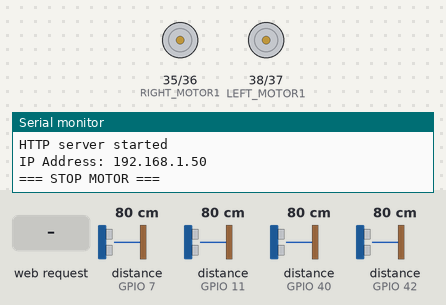
Bench run of a sketch on a simulated ESP32-S3. Parts: motor-driver pin pairs drawn as motors (green arrow = first pin HIGH = forward, orange = second pin HIGH = backward, longer = more drive, scaled by the enable pin), the last lines printed to the serial monitor. The test bench sets the inputs (shaded band); at power-on: distance to the obstacle (sensors on GPIO 11, GPIO 7, GPIO 40, GPIO 42) 80 cm. The echo pulse lasts 58.3 µs per cm; WiFi joins after 1.5 s; servers stay silent unless stated.

Above: at 3.3 s.
3.4 s: HTTP request GET /action?action=1 received
At 3.5 s:
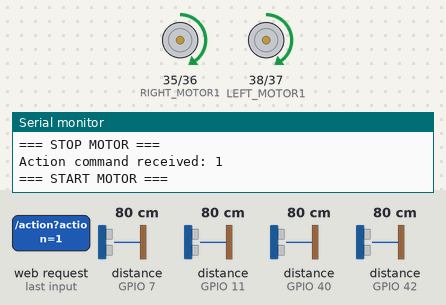
5.1 s: distance to the obstacle (sensor on GPIO 11) set to 63 cm
6.7 s: distance to the obstacle (sensor on GPIO 11) set to 57 cm
At 7.74 s:
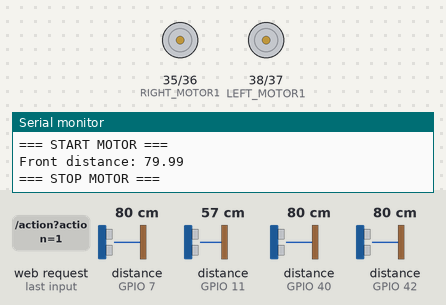
9.7 s: HTTP request GET /turn?turn=1 received
At 10.28 s:
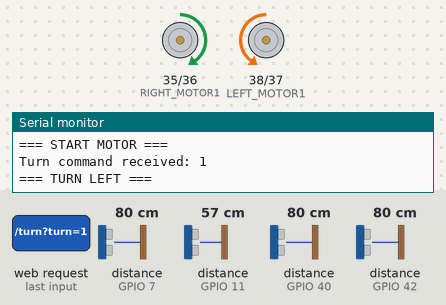
12.7 s: HTTP request GET /action?action=0 received
14.3 s: HTTP request GET /turn?turn=2 received
At 14.6 s:
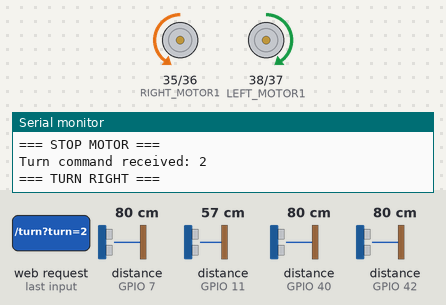
Timing chart, 0 to 16.8 s (numbered marks = the images above; inputs shaded):
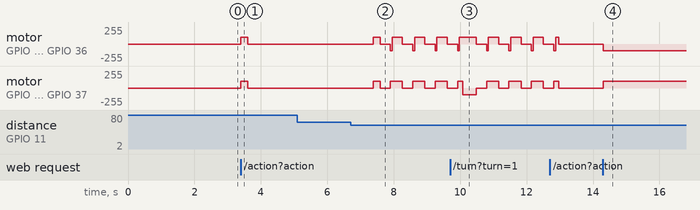

Measured:
- the behaviour switches between 61 and 60 cm on distance to the obstacle (sensor on GPIO 11) (found by bisection; images 1 and 2)
- after the input at 3.4 s, motor on GPIO 35 (RIGHT_MOTOR1) / GPIO 36 (RIGHT_MOTOR2), motor on GPIO 38 (LEFT_MOTOR1) / GPIO 37 (LEFT_MOTOR2): stopped → forward 100/255 at once, → stopped 0.21 s later
- after the input at 14.3 s, motor on GPIO 35 (RIGHT_MOTOR1) / GPIO 36 (RIGHT_MOTOR2): stopped → backward 100/255 at once; motor on GPIO 38 (LEFT_MOTOR1) / GPIO 37 (LEFT_MOTOR2): stopped → forward 100/255 at once

The sketch:

WebServerCarControl.ino
```cpp
#include <WiFi.h>
#include <WebServer.h>

// Your own wifi credentials
const char* ssid = "**********";
const char* password = "**********";

// create web server on port 80
WebServer server(80);

// Define pin numbers
#define ULTRA_TRIG 15
#define ULTRA_BACK 11     // Back
#define ULTRA_FRONT 42    // Front-mid
#define ULTRA_LEFT 7      // Front-left
#define ULTRA_RIGHT 40    // Front-right

#define LEFT_MOTOR1 38
#define LEFT_MOTOR2 37
#define RIGHT_MOTOR1 35
#define RIGHT_MOTOR2 36
#define LEFT_MOTORen 21
#define RIGHT_MOTORen 20

#define LED 3

// Define distance thresholds
#define FRONT_DMAX 80
#define BACK_DMAX 60

// Define durations
#define LEFT_TURN_MS 200
#define RIGHT_TURN_MS 300
#define LEFT_DUCK_MS 3
#define RIGHT_DUCK_MS 3
#define STOP_WAIT_MS 500

#define ULTRA_TIMEOUT 300000

float receive;
float duration, distance;
float front_distance, back_distance;
float left_distance, right_distance;
String current_status = "Idle";
int machine_on = 0;   // 0: off, 1: on

void setup() {
  // NOTE: Please ensure the baud rate matches with the serial monitor
  Serial.begin(115200);

  // Connect to Wi-Fi
  connectToWiFi();

  // Start the server
  server.on("/", handleRoot);
  server.on("/status", handleStatus);
  server.on("/action", handleAction);
  server.on("/turn", handleTurn);
  server.begin();
  Serial.println("HTTP server started");

  Serial.print("IP Address: ");
  Serial.println(WiFi.localIP());

  // Ultrasonic sensor pins
  pinMode(ULTRA_TRIG, OUTPUT);
  pinMode(ULTRA_BACK, INPUT);
  pinMode(ULTRA_FRONT, INPUT);
  pinMode(ULTRA_LEFT, INPUT);
  pinMode(ULTRA_RIGHT, INPUT);

  // Motor pins
  pinMode(LEFT_MOTOR1, OUTPUT);
  pinMode(LEFT_MOTOR2, OUTPUT);
  pinMode(RIGHT_MOTOR1, OUTPUT);
  pinMode(RIGHT_MOTOR2, OUTPUT);
  pinMode(LEFT_MOTORen, OUTPUT);
  pinMode(RIGHT_MOTORen, OUTPUT);

  // Motor speed
  analogWrite(LEFT_MOTORen, 100);
  analogWrite(RIGHT_MOTORen, 100);

  stop_motor();   // Ensure motors are stopped initially
}

void loop() {
  server.handleClient();
  if (WiFi.status() != WL_CONNECTED) {
    connectToWiFi();
  }
  if (machine_on) {
    detect();
  }
}

void connectToWiFi() {
  Serial.println("Connecting to WiFi...");
  WiFi.begin(ssid, password);
  while (WiFi.status() != WL_CONNECTED) {
    delay(1000);
    Serial.print(".");
  }
  Serial.println("\nConnected to WiFi");
  Serial.print("IP Address: ");
  Serial.println(WiFi.localIP());
}

void handleRoot() {
  String message = "<html><body>";
  message += "<h1>ESP32 Car Status</h1>";
  message += "<p>Status: <span id='current_status'>" + current_status + "</span></p>";
  message += "<p>Front distance: <span id='front_distance'>" + String(front_distance) + " cm</span></p>";
  message += "<p>Back distance: <span id='back_distance'>" + String(back_distance) + " cm</span></p>";
  message += "<p>Left distance: <span id='left_distance'>" + String(left_distance) + " cm</span></p>";
  message += "<p>Right distance: <span id='right_distance'>" + String(right_distance) + " cm</span></p>";
  message += "<script>";
  message += "function fetchData() {";
  message += "  fetch('/status').then(response => response.text()).then(data => {";
  message += "    const parts = data.split(';');";
  message += "    document.getElementById('current_status').innerText = parts[0];";
  message += "    document.getElementById('front_distance').innerText = parts[1] + ' cm';";
  message += "    document.getElementById('back_distance').innerText = parts[2] + ' cm';";
  message += "    document.getElementById('left_distance').innerText = parts[3] + ' cm';";
  message += "    document.getElementById('right_distance').innerText = parts[4] + ' cm';";
  message += "  });";
  message += "}";
  message += "setInterval(fetchData, 1000);"; // Fetch data every second
  message += "</script>";
  message += "</body></html>";
  server.send(200, "text/html", message);
}

// Handles requests for the status of the ESP32 car
void handleStatus() {
  String message = current_status + ";";
  message += String(front_distance) + ";";
  message += String(back_distance) + ";";
  message += String(left_distance) + ";";
  message += String(right_distance);
  server.send(200, "text/plain", message);
}

void handleAction() {
  if (server.hasArg("action")) {
    String action = server.arg("action");
    Serial.print("Action command received: ");
    Serial.println(action);
    if (action == "1") {
      start_motor();
    } else if (action == "0") {
      stop_motor();
    }
    server.send(200, "text/plain", "Action command received");
  } else {
    server.send(400, "text/plain", "Bad Request");
  }
}

void handleTurn() {
  if (server.hasArg("turn")) {
    String turn = server.arg("turn");
    Serial.print("Turn command received: ");
    Serial.println(turn);
    if (turn == "1") {
      turn_left(LEFT_TURN_MS);
    } else if (turn == "2") {
      turn_right(RIGHT_TURN_MS);
    }
    server.send(200, "text/plain", "Turn command received");
  } else {
    server.send(400, "text/plain", "Bad Request");
  }
}

void detect() {
  check_back();
  check_front();
}

void send_ultra() {
  digitalWrite(ULTRA_TRIG, LOW);
  delayMicroseconds(2);
  digitalWrite(ULTRA_TRIG, HIGH);
  delayMicroseconds(10);
  digitalWrite(ULTRA_TRIG, LOW);
}

float receive_ultra(int ultra_no) {
  duration = pulseIn(ultra_no, HIGH, ULTRA_TIMEOUT);    // 30 ms timeout
  distance = (duration * 0.0343) / 2;
  return distance;
}

float ping_ultra(int ultra_no) {
  send_ultra();
  receive = receive_ultra(ultra_no);
  delay(100);
  return receive;
}

void check_front() {
  front_distance = ping_ultra(ULTRA_FRONT);
  Serial.print("Front distance: ");
  Serial.println(front_distance);
  if (front_distance < FRONT_DMAX) {
    check_dir();
  }
}

void check_back() {
  back_distance = ping_ultra(ULTRA_BACK);
  Serial.print("Back distance: ");
  Serial.println(back_distance);
  if (back_distance > BACK_DMAX) {
    wait();
  }
}

void wait() {
  bool need_wait = true;
  stop_motor();
  current_status = "Wait";
  while (need_wait) {
    Serial.println("=== WAIT ===");
    delay(STOP_WAIT_MS);
    back_distance = ping_ultra(ULTRA_BACK);
    if (back_distance < BACK_DMAX) {
      need_wait = false;
    }
  }
  delay(50);
  start_motor();
  current_status = "Moving";
}

void check_dir() {
  stop_motor();
  left_distance = ping_ultra(ULTRA_LEFT);
  right_distance = ping_ultra(ULTRA_RIGHT);

  Serial.print("Left distance: ");
  Serial.println(left_distance);
  Serial.print("Right distance: ");
  Serial.println(right_distance);

  if (left_distance > right_distance) {
    current_status = "Turn Left";
    turn_left(LEFT_DUCK_MS);
  } else {
    current_status = "Turn Right";
    turn_right(RIGHT_DUCK_MS);
  }
  delay(50);
  start_motor();
  current_status = "Moving";
}

void start_motor() {
  Serial.println("=== START MOTOR ===");
  digitalWrite(LEFT_MOTOR1, HIGH);
  digitalWrite(LEFT_MOTOR2, LOW);

  digitalWrite(RIGHT_MOTOR1, HIGH);
  digitalWrite(RIGHT_MOTOR2, LOW);
  current_status = "Moving";
  machine_on = 1;
  delay(100);
}

void stop_motor() {
  Serial.println("=== STOP MOTOR ===");

  digitalWrite(LEFT_MOTOR1, LOW);
  digitalWrite(LEFT_MOTOR2, LOW);

  digitalWrite(RIGHT_MOTOR1, LOW);
  digitalWrite(RIGHT_MOTOR2, LOW);
  current_status = "Stopped";
  machine_on = 0;
  delay(100);
}

void turn_right(int duration) {
  Serial.println("=== TURN RIGHT ===");

  digitalWrite(LEFT_MOTOR1, HIGH);
  digitalWrite(LEFT_MOTOR2, LOW);

  digitalWrite(RIGHT_MOTOR1, LOW);
  digitalWrite(RIGHT_MOTOR2, HIGH);

  delay(duration);
}

void turn_left(int duration) {
  Serial.println("=== TURN LEFT ===");

  digitalWrite(LEFT_MOTOR1, LOW);
  digitalWrite(LEFT_MOTOR2, HIGH);

  digitalWrite(RIGHT_MOTOR1, HIGH);
  digitalWrite(RIGHT_MOTOR2, LOW);

  delay(duration);
}
```
